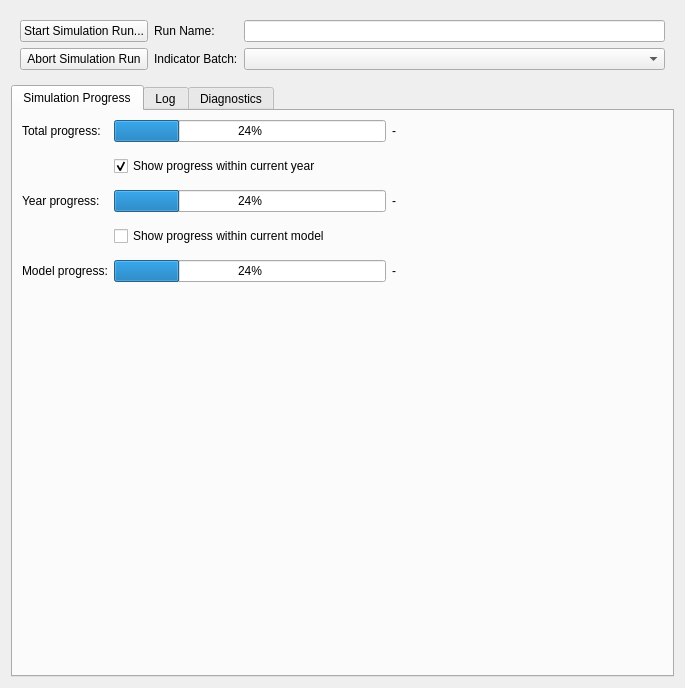
<ui version="4.0" >
 <class>SimulationRun</class>
 <widget class="QWidget" name="SimulationRun" >
  <property name="geometry" >
   <rect>
    <x>0</x>
    <y>0</y>
    <width>685</width>
    <height>688</height>
   </rect>
  </property>
  <property name="windowTitle" >
   <string>Form</string>
  </property>
  <layout class="QGridLayout" name="gridLayout_2" >
   <item row="0" column="0" >
    <widget class="QWidget" native="1" name="modelControlWidget" >
     <layout class="QGridLayout" name="gridLayout" >
      <item row="0" column="0" >
       <widget class="QPushButton" name="pbnStartModel" >
        <property name="text" >
         <string>Start Simulation Run...</string>
        </property>
       </widget>
      </item>
      <item row="0" column="1" >
       <widget class="QLabel" name="lblRun" >
        <property name="text" >
         <string>Run Name:</string>
        </property>
       </widget>
      </item>
      <item row="0" column="2" >
       <widget class="QLineEdit" name="leRunName" />
      </item>
      <item row="1" column="0" >
       <widget class="QPushButton" name="pbnRemoveModel" >
        <property name="text" >
         <string>Abort Simulation Run</string>
        </property>
       </widget>
      </item>
      <item row="1" column="1" >
       <widget class="QLabel" name="lblBatch" >
        <property name="toolTip" >
         <string>&lt;!DOCTYPE HTML PUBLIC "-//W3C//DTD HTML 4.0//EN" "http://www.w3.org/TR/REC-html40/strict.dtd">
&lt;html>&lt;head>&lt;meta name="qrichtext" content="1" />&lt;style type="text/css">
p, li { white-space: pre-wrap; }
&lt;/style>&lt;/head>&lt;body style=" font-family:'Lucida Grande'; font-size:13pt; font-weight:400; font-style:normal;">
&lt;p style=" margin-top:0px; margin-bottom:0px; margin-left:0px; margin-right:0px; -qt-block-indent:0; text-indent:0px;">If an indicator batch (defined in the Results Manager)&lt;br>is selected, it will be executed over every &lt;br>year of the simulation being configured. &lt;br>It will executed after the simulation is completed.&lt;/p>&lt;/body>&lt;/html></string>
        </property>
        <property name="text" >
         <string>Indicator Batch:</string>
        </property>
       </widget>
      </item>
      <item row="1" column="2" >
       <widget class="QComboBox" name="cboOptionalIndicatorBatch" />
      </item>
     </layout>
     <zorder>pbnStartModel</zorder>
     <zorder>pbnRemoveModel</zorder>
     <zorder>lblRun</zorder>
     <zorder>lblBatch</zorder>
     <zorder>leRunName</zorder>
     <zorder>cboOptionalIndicatorBatch</zorder>
     <zorder>tabWidget</zorder>
    </widget>
   </item>
   <item row="1" column="0" >
    <widget class="QTabWidget" name="tabWidget" >
     <property name="toolTip" >
      <string>&lt;!DOCTYPE HTML PUBLIC "-//W3C//DTD HTML 4.0//EN" "http://www.w3.org/TR/REC-html40/strict.dtd">
&lt;html>&lt;head>&lt;meta name="qrichtext" content="1" />&lt;style type="text/css">
p, li { white-space: pre-wrap; }
&lt;/style>&lt;/head>&lt;body style=" font-family:'Lucida Grande'; font-size:13pt; font-weight:400; font-style:normal;">
&lt;p style=" margin-top:0px; margin-bottom:0px; margin-left:0px; margin-right:0px; -qt-block-indent:0; text-indent:0px;">This scenario run will appear &lt;br>in the Results Manager under the name &lt;br>specified here. If not specified,&lt;br>the name will default to a combination &lt;br>of run id and date of run.&lt;/p>&lt;/body>&lt;/html></string>
     </property>
     <property name="currentIndex" >
      <number>0</number>
     </property>
     <widget class="QWidget" name="simprogressWidget" >
      <property name="geometry" >
       <rect>
        <x>0</x>
        <y>0</y>
        <width>655</width>
        <height>547</height>
       </rect>
      </property>
      <attribute name="title" >
       <string>Simulation Progress</string>
      </attribute>
      <layout class="QGridLayout" name="gridLayout_4" >
       <property name="verticalSpacing" >
        <number>14</number>
       </property>
       <item row="0" column="0" >
        <widget class="QLabel" name="runProgressBarTotalLabel" >
         <property name="text" >
          <string>Total progress:</string>
         </property>
        </widget>
       </item>
       <item row="0" column="1" >
        <widget class="QProgressBar" name="runProgressBarTotal" >
         <property name="sizePolicy" >
          <sizepolicy vsizetype="Fixed" hsizetype="Expanding" >
           <horstretch>0</horstretch>
           <verstretch>0</verstretch>
          </sizepolicy>
         </property>
         <property name="value" >
          <number>24</number>
         </property>
        </widget>
       </item>
       <item row="0" column="2" >
        <widget class="QLabel" name="summaryCurrentYearValue" >
         <property name="sizePolicy" >
          <sizepolicy vsizetype="Preferred" hsizetype="Expanding" >
           <horstretch>0</horstretch>
           <verstretch>0</verstretch>
          </sizepolicy>
         </property>
         <property name="text" >
          <string>-</string>
         </property>
        </widget>
       </item>
       <item row="1" column="1" colspan="2" >
        <widget class="QCheckBox" name="cbYear" >
         <property name="text" >
          <string>Show progress within current year</string>
         </property>
         <property name="checked" >
          <bool>true</bool>
         </property>
        </widget>
       </item>
       <item row="2" column="0" >
        <widget class="QLabel" name="runProgressBarYearLabel" >
         <property name="text" >
          <string>Year progress:</string>
         </property>
        </widget>
       </item>
       <item row="2" column="1" >
        <widget class="QProgressBar" name="runProgressBarYear" >
         <property name="sizePolicy" >
          <sizepolicy vsizetype="Preferred" hsizetype="Expanding" >
           <horstretch>0</horstretch>
           <verstretch>0</verstretch>
          </sizepolicy>
         </property>
         <property name="value" >
          <number>24</number>
         </property>
        </widget>
       </item>
       <item row="2" column="2" >
        <widget class="QLabel" name="summaryCurrentModelValue" >
         <property name="sizePolicy" >
          <sizepolicy vsizetype="Preferred" hsizetype="Expanding" >
           <horstretch>0</horstretch>
           <verstretch>0</verstretch>
          </sizepolicy>
         </property>
         <property name="text" >
          <string>-</string>
         </property>
        </widget>
       </item>
       <item row="3" column="1" colspan="2" >
        <widget class="QCheckBox" name="cbModel" >
         <property name="text" >
          <string>Show progress within current model</string>
         </property>
        </widget>
       </item>
       <item row="4" column="0" >
        <widget class="QLabel" name="runProgressBarModelLabel" >
         <property name="text" >
          <string>Model progress:</string>
         </property>
        </widget>
       </item>
       <item row="4" column="1" >
        <widget class="QProgressBar" name="runProgressBarModel" >
         <property name="sizePolicy" >
          <sizepolicy vsizetype="Preferred" hsizetype="Expanding" >
           <horstretch>0</horstretch>
           <verstretch>0</verstretch>
          </sizepolicy>
         </property>
         <property name="value" >
          <number>24</number>
         </property>
        </widget>
       </item>
       <item row="4" column="2" >
        <widget class="QLabel" name="summaryCurrentPieceValue" >
         <property name="sizePolicy" >
          <sizepolicy vsizetype="Preferred" hsizetype="Expanding" >
           <horstretch>0</horstretch>
           <verstretch>0</verstretch>
          </sizepolicy>
         </property>
         <property name="text" >
          <string>-</string>
         </property>
        </widget>
       </item>
       <item row="5" column="1" >
        <spacer name="verticalSpacer" >
         <property name="orientation" >
          <enum>Qt::Vertical</enum>
         </property>
         <property name="sizeHint" stdset="0" >
          <size>
           <width>244</width>
           <height>360</height>
          </size>
         </property>
        </spacer>
       </item>
      </layout>
     </widget>
     <widget class="QWidget" name="tab_2" >
      <property name="geometry" >
       <rect>
        <x>0</x>
        <y>0</y>
        <width>655</width>
        <height>547</height>
       </rect>
      </property>
      <attribute name="title" >
       <string>Log</string>
      </attribute>
      <layout class="QGridLayout" name="gridLayout_5" >
       <property name="leftMargin" >
        <number>0</number>
       </property>
       <property name="topMargin" >
        <number>3</number>
       </property>
       <property name="rightMargin" >
        <number>0</number>
       </property>
       <property name="bottomMargin" >
        <number>3</number>
       </property>
       <item row="0" column="0" >
        <widget class="QTextEdit" name="logText" >
         <property name="lineWidth" >
          <number>0</number>
         </property>
         <property name="readOnly" >
          <bool>true</bool>
         </property>
        </widget>
       </item>
      </layout>
     </widget>
     <widget class="QWidget" name="indicatorWidget" >
      <attribute name="title" >
       <string>Diagnostics</string>
      </attribute>
      <layout class="QGridLayout" name="gridLayout_3" >
       <item row="0" column="0" >
        <widget class="QSplitter" name="splitter" >
         <property name="orientation" >
          <enum>Qt::Horizontal</enum>
         </property>
         <widget class="QPushButton" name="diagnostic_go_button" >
          <property name="text" >
           <string>Diagnose...</string>
          </property>
         </widget>
         <widget class="QComboBox" name="diagnostic_indicator_type" >
          <item>
           <property name="text" >
            <string>map</string>
           </property>
          </item>
          <item>
           <property name="text" >
            <string>table</string>
           </property>
          </item>
         </widget>
         <widget class="QComboBox" name="diagnostic_dataset_name" />
         <widget class="QComboBox" name="diagnostic_indicator_name" />
         <widget class="QComboBox" name="diagnostic_year" />
        </widget>
       </item>
       <item row="1" column="0" >
        <widget class="QTabWidget" name="indicatorResultsTab" >
         <property name="currentIndex" >
          <number>0</number>
         </property>
         <widget class="QWidget" name="tab_4" >
          <property name="geometry" >
           <rect>
            <x>0</x>
            <y>0</y>
            <width>609</width>
            <height>444</height>
           </rect>
          </property>
          <attribute name="title" >
           <string>Tab 1</string>
          </attribute>
         </widget>
        </widget>
       </item>
      </layout>
     </widget>
    </widget>
   </item>
  </layout>
 </widget>
 <resources/>
 <connections/>
</ui>
